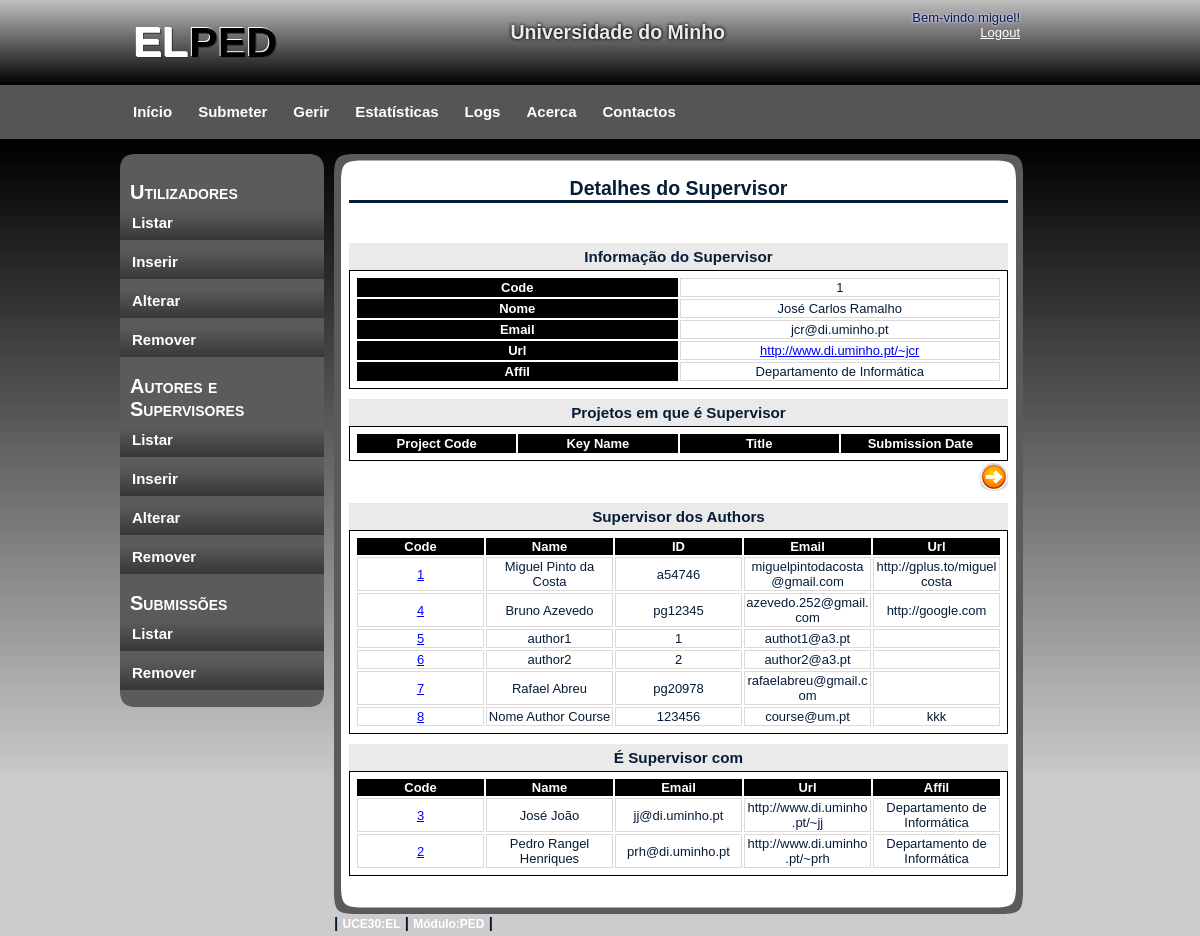
Before: /gerirU/gerirAS_Show_supervisor.php?supcode=1&page_p=1 (signed in) with the older database file.
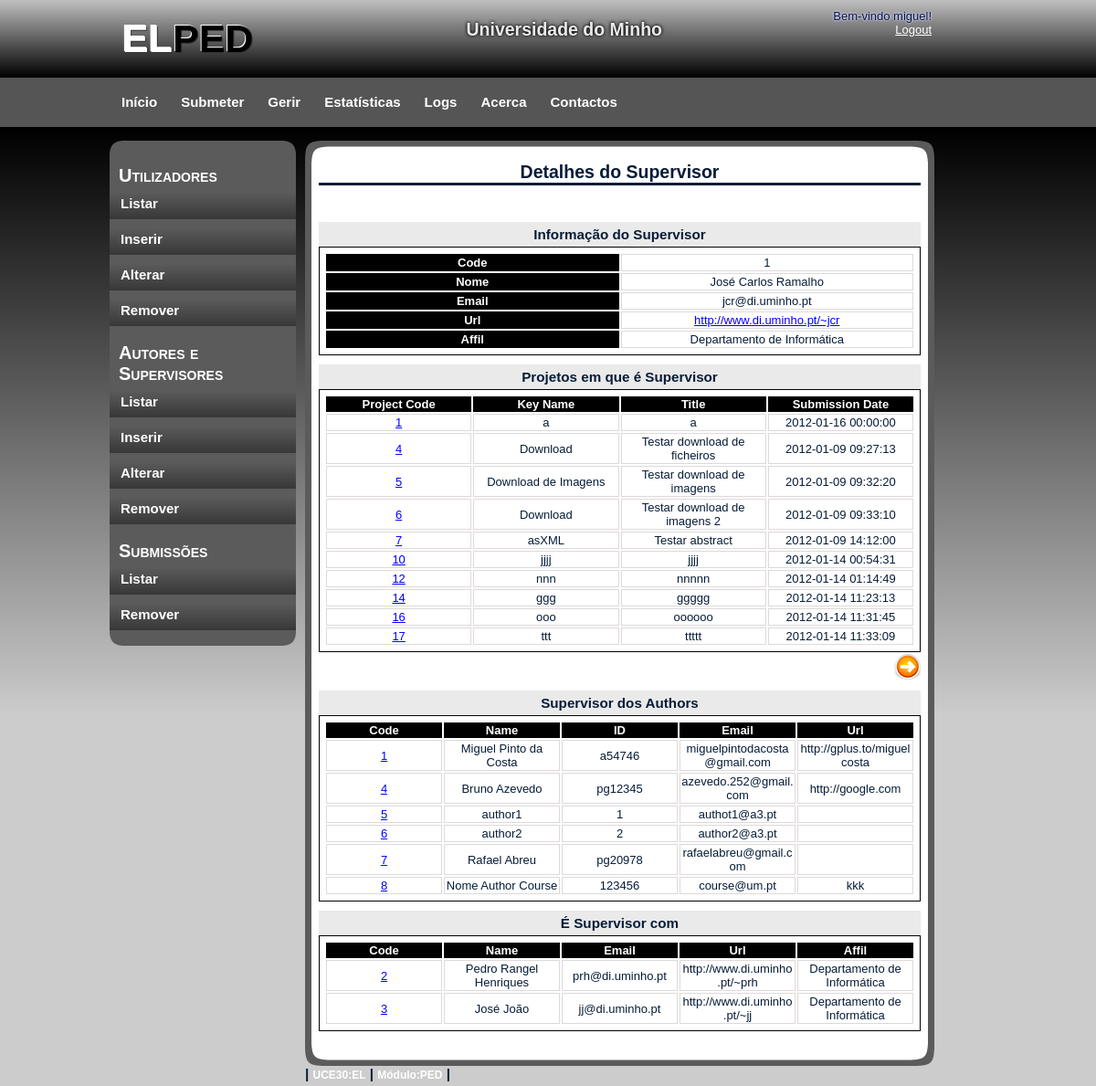
After: the same page with the newer database file.
### tables this page shows
CREATE TABLE IF NOT EXISTS `Supervisor` (
  `supcode` int(11) NOT NULL AUTO_INCREMENT,
  `name` varchar(50) NOT NULL,
  `email` varchar(50) NOT NULL,
  `url` varchar(2002) DEFAULT NULL,
  `affil` varchar(50) DEFAULT NULL,
  PRIMARY KEY (`supcode`)
);

CREATE TABLE IF NOT EXISTS `Author` (
  `authorcode` int(11) NOT NULL AUTO_INCREMENT,
  `name` varchar(50) NOT NULL,
  `id` varchar(10) NOT NULL,
  `email` varchar(50) NOT NULL,
  `url` varchar(2002) DEFAULT NULL,
  `coursecode` int(11) NOT NULL DEFAULT '0',
  PRIMARY KEY (`authorcode`),
  KEY `coursecode` (`coursecode`)
);

CREATE TABLE IF NOT EXISTS `ProjSup` (
  `projcode` int(11) NOT NULL,
  `supcode` int(11) NOT NULL,
  PRIMARY KEY (`projcode`,`supcode`),
  KEY `supcode` (`supcode`)
);

CREATE TABLE IF NOT EXISTS `Project` (
  `projcode` int(11) NOT NULL AUTO_INCREMENT,
  `keyname` varchar(30) NOT NULL,
  `title` varchar(50) NOT NULL,
  `subtitle` varchar(100) DEFAULT NULL,
  `bdate` date NOT NULL,
  `edate` date NOT NULL,
  `subdate` datetime NOT NULL,
  `abstract` varchar(1502) NOT NULL,
  `coursecode` int(11) NOT NULL,
  `path` varchar(300) NOT NULL,
  `remove` int(11) NOT NULL,
  PRIMARY KEY (`projcode`),
  KEY `coursecode` (`coursecode`)
);

### gerirU/gerirAS_Show_supervisor.php (the view, shortened to what the changed rows need)
<!DOCTYPE html>
<html>
    <head>
        <link rel="stylesheet" type="text/css" href="../css/style.css" />
    </head>
    <body>
        <div id="container">
            <?php
            require_once '../header.php';
            include '../ini.php';
            ?>
            <div id="content">
                <div id="content_main">
                    <h2>Detalhes do Supervisor</h2>
                    <br/>
                    <br/>
                    <div id="containt_main_users">
                        <?php
                        if (!$con) {
                            echo "<h3>Erro ao ligar ao servidor.</h3><br/>" . mysql_error();
                        } else {
                            $supcode = $_GET["supcode"];
                            $page_p = $_GET["page_p"];
                            $sql = "SELECT * FROM Supervisor WHERE supcode='$supcode'";
                            $res = mysql_query($sql, $con);
                            while ($row = mysql_fetch_array($res)) {
                                ?>
                                <div id="details">
                                    <h3>Informação do Supervisor</h3>
                                    <table>
                                        <tr>
                                            <th>Code</th>
                                            <td><?php echo $row['supcode'] ?></td>
                                        </tr>
                                        <tr>
                                            <th>Nome</th>
                                            <td><?php echo $row['name'] ?></td>
                                        </tr>
                                        <tr>
                                            <th>Email</th>
                                            <td><?php echo $row['email'] ?></td>
                                        </tr>
                                        <tr>
                                            <th>Url</th>
                                            <td>
                                                <a href="<?php echo $row['url']; ?>" target="_blank">
                                                    <?php echo $row['url'] ?>
                                                </a>
                                            </td>
                                        </tr>
                                        <tr>
                                            <th>Affil</th>
                                            <td><?php echo $row['affil'] ?></td>
                                        </tr>
                                    </table>
                                    <?php
                                }
                                ?>
                                <h3>Projetos em que é Supervisor</h3>
                                <?php
                                $v_p_max = $page_p * 10;
                                $v_p_min = $v_p_max - 10;
                                $sql = "SELECT projcode FROM ProjSup WHERE supcode='$supcode' LIMIT $v_p_min, $v_p_max";
                                $res = mysql_query($sql, $con);
                                ?>
                                <table>
                                    <tr>
                                        <th>Project Code</th>
                                        <th>Key Name</th>
                                        <th>Title</th>
                                        <th>Submission Date</th>
                                    </tr>
                                    <?php
                                    while ($row = mysql_fetch_array($res)) {
                                        $projcode = $row['projcode'];
                                        $sql2 = "SELECT projcode, keyname, title, subdate FROM Project WHERE remove=0 AND projcode='$projcode'";
                                        $res2 = mysql_query($sql2, $con);
                                        while ($row2 = mysql_fetch_array($res2)) {
                                            echo "<tr>";
                                            echo "<td><a href=\"gerirS_Show.php?projcode=$projcode\"> $projcode</a></td>";
                                            echo "<td>" . $row2['keyname'] . "</td>";
                                            echo "<td>" . $row2['title'] . "</td>";
                                            echo "<td>" . $row2['subdate'] . "</td>";
                                            echo "</tr>";
                                        }
                                    }
                                    ?>
                                </table>
                                <div id="page">
                                    <?php
                                    $page_mais = $page_p + 1;
                                    $link_mais = "gerirAS_Show_supervisor.php?supcode=$supcode&page_p=$page_mais";
                                    ?>
                                        <?php
                                    $sql = "SELECT COUNT(projcode) AS total FROM ProjSup WHERE supcode='$supcode'";
                                    $res = mysql_query($sql, $con);
                                    $total = 0;
                                    while ($row = mysql_fetch_array($res)) {
                                        $total = $row["total"];
                                    }
                                    if ($page_p * 10 < $total) {
                                        ?>
                                        <a href="<?php echo $link_mais; ?>">
                                        </a>
                                        <?php
                                    }
                                    ?>
                                </div>
                                <h3>Supervisor dos Authors</h3>
                                <?php
                                $sql = "SELECT * FROM Author WHERE authorcode IN(
                                    SELECT authorcode FROM ProjAut WHERE projcode IN(
                                    SELECT projcode FROM ProjSup WHERE supcode='$supcode'))";
                                $res = mysql_query($sql, $con);
                                ?>
                                <table>
                                    <tr>
                                        <th>Code</th>
                                        <th>Name</th>
                                        <th>ID</th>
                                        <th>Email</th>
                                        <th>Url</th>
                                    </tr>
                                    <?php
                                    while ($row = mysql_fetch_array($res)) {
                                        $id = $row['authorcode'];
                                        echo "<tr>";
                                        echo "<td><a href=\"gerirAS_Show_author.php?authorcode=$id\">" . $id . "</a></td>";
                                        echo "<td>" . $row['name'] . "</td>";
                                        echo "<td>" . $row['id'] . "</td>";
                                        echo "<td>" . $row['email'] . "</td>";
                                        echo "<td>" . $row['url'] . "</td>";
                                        echo "</tr>";
                                    }
                                    ?>
                                </table>
                                <h3>É Supervisor com</h3>
                                <?php
                                $sql = "SELECT * FROM Supervisor WHERE supcode IN(
                                    SELECT supcode FROM ProjSup WHERE projcode IN(
                                    SELECT projcode FROM ProjSup WHERE supcode='$supcode')
                                    AND supcode !='$supcode')";
                                $res = mysql_query($sql, $con);
                                ?>
                                <table>
                                    <tr>
                                        <th>Code</th>
                                        <th>Name</th>
                                        <th>Email</th>
                                        <th>Url</th>
                                        <th>Affil</th>
                                    </tr>
                                    <?php
                                    while ($row = mysql_fetch_array($res)) {
                                        $id = $row['supcode'];
                                        echo "<tr>";
                                        echo "<td><a href=\"gerirAS_Show_supervisor.php?supcode=$id&page_p=1\">" . $id . "</a></td>";
                                        echo "<td>" . $row['name'] . "</td>";
                                        echo "<td>" . $row['email'] . "</td>";
                                        echo "<td>" . $row['url'] . "</td>";
                                        echo "<td>" . $row['affil'] . "</td>";
                                        echo "</tr>";
                                    }
                                    ?>
                                </table>
                                <?php
                            }
                            ?>
                        </div>
                    </div>
                    <br/>
                </div>
            </div>
        </div>
    </body>
</html>

Changed rows visible on the page:
now on this page (row unchanged): projsup: projcode "1"
now on this page (row edited): project: keyname "a", title "a", subdate "2012-01-16 00:00:00"
now on this page (row unchanged): projsup: projcode "4"
now on this page (row edited): project: keyname "Download", title "Testar download de ficheiros", subdate "2012-01-09 09:27:13"
now on this page (row unchanged): projsup: projcode "5"
now on this page (row edited): project: keyname "Download de Imagens", title "Testar download de imagens", subdate "2012-01-09 09:32:20"
now on this page (row unchanged): projsup: projcode "6"
now on this page (row edited): project: keyname "Download", title "Testar download de imagens 2", subdate "2012-01-09 09:33:10"
now on this page (row unchanged): projsup: projcode "7"
now on this page (row edited): project: keyname "asXML", title "Testar abstract", subdate "2012-01-09 14:12:00"
now on this page (row unchanged): projsup: projcode "10"
now on this page (row edited): project: keyname "jjjj", title "jjjj", subdate "2012-01-14 00:54:31"
now on this page (row unchanged): projsup: projcode "12"
now on this page (row edited): project: keyname "nnn", title "nnnnn", subdate "2012-01-14 01:14:49"
now on this page (row unchanged): projsup: projcode "14"
now on this page (row edited): project: keyname "ggg", title "ggggg", subdate "2012-01-14 11:23:13"
now on this page (row unchanged): projsup: projcode "16"
now on this page (row edited): project: keyname "ooo", title "oooooo", subdate "2012-01-14 11:31:45"
now on this page (row unchanged): projsup: projcode "17"
now on this page (row edited): project: keyname "ttt", title "ttttt", subdate "2012-01-14 11:33:09"
shown differently, row unchanged: supervisor "Pedro Rangel Henriques": moves up the list
